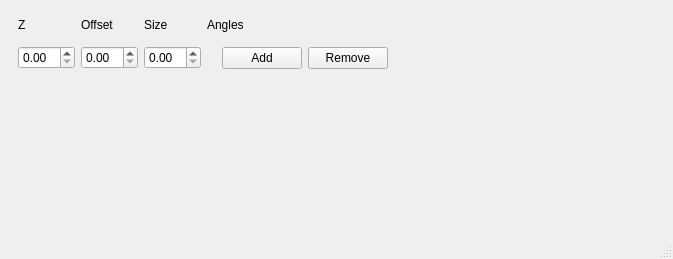
<?xml version="1.0" encoding="UTF-8"?>
<ui version="4.0">
 <class>MainWindow</class>
 <widget class="QMainWindow" name="MainWindow">
  <property name="geometry">
   <rect>
    <x>0</x>
    <y>0</y>
    <width>673</width>
    <height>259</height>
   </rect>
  </property>
  <property name="windowTitle">
   <string>MainWindow</string>
  </property>
  <widget class="QWidget" name="centralwidget">
   <layout class="QGridLayout" name="gridLayout">
    <item row="0" column="1">
     <spacer name="horizontalSpacer">
      <property name="orientation">
       <enum>Qt::Horizontal</enum>
      </property>
      <property name="sizeHint" stdset="0">
       <size>
        <width>40</width>
        <height>20</height>
       </size>
      </property>
     </spacer>
    </item>
    <item row="0" column="0">
     <widget class="QWidget" name="sourceWidget" native="true">
      <layout class="QGridLayout" name="gridLayout_6">
       <item row="1" column="2">
        <widget class="QDoubleSpinBox" name="sourceSizeSpinbox"/>
       </item>
       <item row="0" column="1">
        <widget class="QLabel" name="label_32">
         <property name="text">
          <string>Offset</string>
         </property>
        </widget>
       </item>
       <item row="0" column="0">
        <widget class="QLabel" name="label_31">
         <property name="text">
          <string>Z</string>
         </property>
        </widget>
       </item>
       <item row="1" column="3">
        <widget class="QWidget" name="sourceAngleWidget" native="true">
         <layout class="QHBoxLayout" name="horizontalLayout_4">
          <item>
           <widget class="QWidget" name="sourceAnglesWidget" native="true"/>
          </item>
          <item>
           <widget class="QPushButton" name="sourceAddAngleButton">
            <property name="text">
             <string>Add</string>
            </property>
           </widget>
          </item>
          <item>
           <widget class="QPushButton" name="sourceRemoveAngleButton">
            <property name="text">
             <string>Remove</string>
            </property>
           </widget>
          </item>
         </layout>
        </widget>
       </item>
       <item row="1" column="1">
        <widget class="QDoubleSpinBox" name="sourceOffsetSpinbox"/>
       </item>
       <item row="1" column="0">
        <widget class="QDoubleSpinBox" name="sourceZSpinbox"/>
       </item>
       <item row="0" column="2">
        <widget class="QLabel" name="label_33">
         <property name="text">
          <string>Size</string>
         </property>
        </widget>
       </item>
       <item row="0" column="3">
        <widget class="QLabel" name="label_34">
         <property name="text">
          <string>Angles</string>
         </property>
        </widget>
       </item>
      </layout>
     </widget>
    </item>
    <item row="1" column="0">
     <spacer name="verticalSpacer">
      <property name="orientation">
       <enum>Qt::Vertical</enum>
      </property>
      <property name="sizeHint" stdset="0">
       <size>
        <width>20</width>
        <height>40</height>
       </size>
      </property>
     </spacer>
    </item>
   </layout>
  </widget>
  <widget class="QMenuBar" name="menubar">
   <property name="geometry">
    <rect>
     <x>0</x>
     <y>0</y>
     <width>673</width>
     <height>26</height>
    </rect>
   </property>
  </widget>
  <widget class="QStatusBar" name="statusbar"/>
 </widget>
 <resources/>
 <connections/>
</ui>
